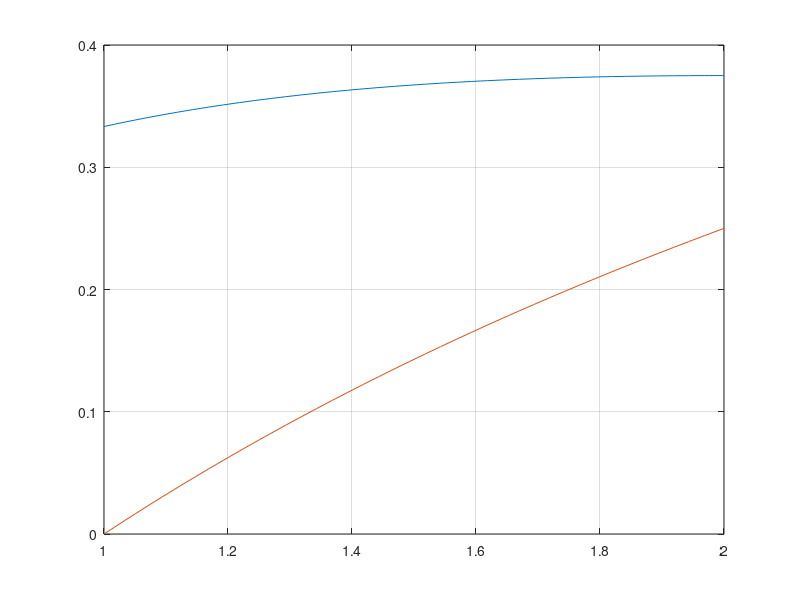

This chart was generated by the following MATLAB code:
f1=@(t,a) [a(2)/t; ((2*a(2)^2)/(t*(a(1)-1))) + a(2)/t];
[t,xa] = ode45(f1, [1 2], [0 1/3]);
plot(t,xa(:,2))
hold on

f2=@(t,a) [((2*a(1)^2)/(t*(a(2)-1))) + a(1)/t; a(1)/t];
[t,xb] = ode45(f2, [1 2], [1/3 0]);
plot(t,xb(:,2))
grid on